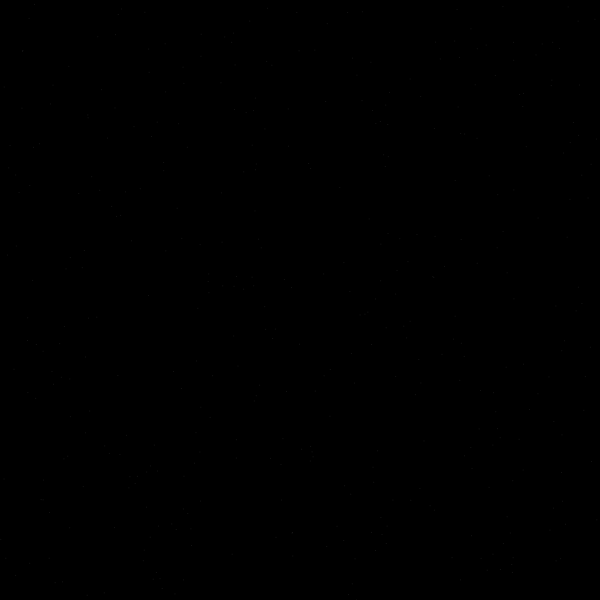
Frame 1 (no input)
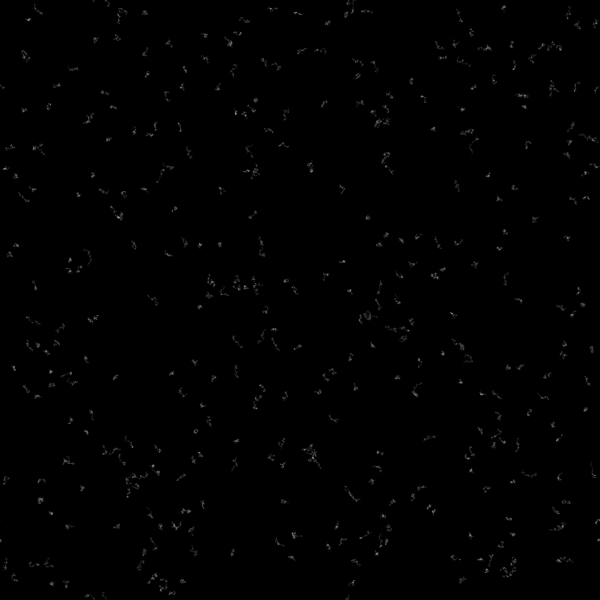
Frame 60 (the mouse pressed at the canvas centre just before this capture)
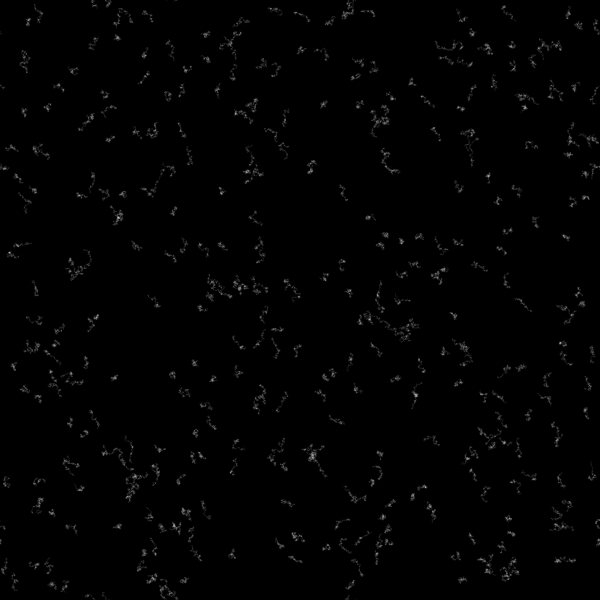
Frame 120 (the mouse held since frame 60 and released just before this capture)

The Processing sketch that drew these frames (run headless with seeded random() and noise(); from frame 60 on, the mouse is pressed at the canvas centre):

// Processing sketch: processing_64659
// ── processing_64659.pde

Walker walker;
ArrayList walkers;

void setup() {
  size(600, 600);
  frameRate(90);
  background(0);
  walkers = new ArrayList();
  for (int i=0; i<400; i++) {
    walkers.add(new Walker(random(width), random(height)));
  }
}

void draw() {
  for (int i=0; i<walkers.size(); i++) {
    walker = (Walker)walkers.get(i);
    walker.walk();
    walker.draw();
  }
}

class Walker {
  float x, y;

  Walker(float x, float y) {
    this.x = x;
    this.y = y;
  }

  void walk() {

    this.x += random(-0.947, 1);
    this.y += random(-0.87, 1);

    if (this.x < 0) {
      this.x = width;
    }
    if (this.y < 0) {
      this.y = height;
    }
    if (this.x > width) {
      this.x = 0;
    }
    if (this.y > height) {
      this.y = 0;
    }
  }

  void draw() {
    noStroke();
    fill(255, 25);
    ellipse(x, y, 1, 1);
  }
}
